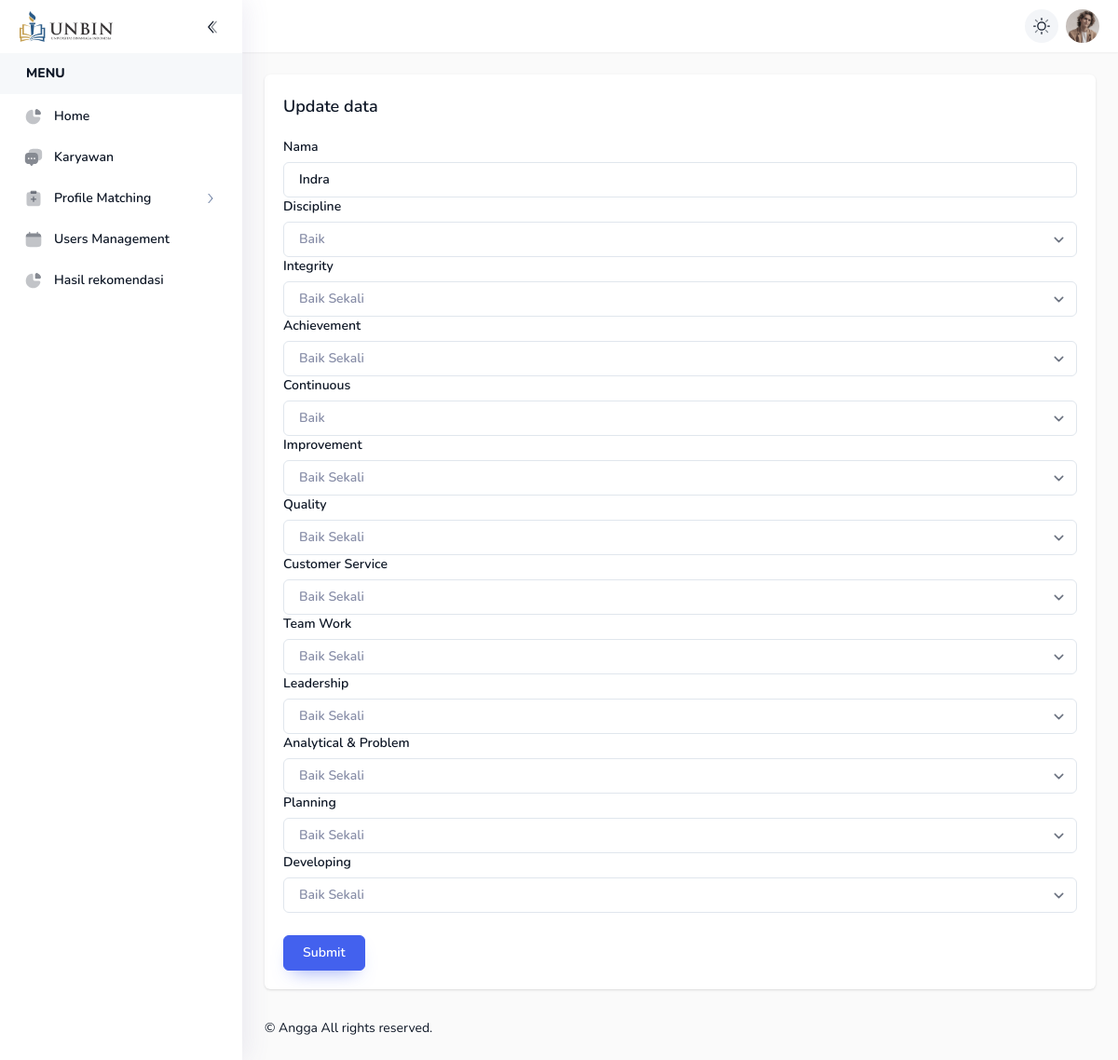
Screenshot of /index.php?pages=update-karyawan&id=1 (signed in) with the database file from the repository.
### tables this page shows
CREATE TABLE `karyawan` (
  `id` int(11) NOT NULL,
  `nama` varchar(100) NOT NULL,
  `Discipline` int(11) DEFAULT NULL,
  `Integrity` int(11) DEFAULT NULL,
  `Achievement` int(11) DEFAULT NULL,
  `Continuous` int(11) DEFAULT NULL,
  `Improvement` int(11) DEFAULT NULL,
  `Quality` int(11) DEFAULT NULL,
  `Customer_Service` int(11) DEFAULT NULL,
  `TeamWork` int(11) DEFAULT NULL,
  `Leadership` int(11) DEFAULT NULL,
  `Analytical_Problem` int(11) DEFAULT NULL,
  `Planning` int(11) DEFAULT NULL,
  `Developing` int(11) DEFAULT NULL
);

CREATE TABLE `kriteria` (
  `id` int(11) NOT NULL,
  `nama` varchar(64) NOT NULL,
  `jenis` enum('cf','sf') NOT NULL,
  `ket` varchar(64) NOT NULL
);

CREATE TABLE `sub_kriteria` (
  `id` int(11) NOT NULL,
  `kriteria_id` int(11) NOT NULL,
  `nama` varchar(68) NOT NULL,
  `nilai` int(11) NOT NULL
);

### include/config.php (called while the page is built, shortened)
<?php
$conn = mysqli_connect('localhost', 'root', '', 'db_pma_angga_3');
function query($query)
{
    global $conn;
    $res = mysqli_query($conn, $query);
    $rows = [];
    while ($row = mysqli_fetch_assoc($res)) {
        $rows[] = $row;
    }
    return $rows;
}
?>

### pages/update-karyawan.php (the view, shortened to what this page needs)
<?php
$q = mysqli_query($conn,"select * from karyawan where id='".$_GET['id']."'");
$data = mysqli_fetch_array($q);
?>
<div class="col-md-12 justify-content-center panel mb-2">
    <div class="mb-5 flex items-center justify-between">
    <h5 class="text-lg font-semibold">Update data</h5>
    </div>
    <form action="" method="post">
    <div>
        <label for="ctnEmail">Nama</label>
        <input id="ctnEmail" type="text" name="nama" value="<?=$data['nama']?>" placeholder="Indra" class="form-input" required />
    </div>
    <?php
        $kriteria = query("select * from kriteria");
        foreach($kriteria as $k):
    ?>
    <div>
        <label for="ctnSelect<?=$k["id"]?>"><?=$k["nama"]?></label>
        <select id="ctnSelect1" name="<?=$k['ket']?>" class="form-select text-white-dark" required>
            <?php
                $q = query("select * from sub_kriteria where kriteria_id = ".$k["id"]);
                foreach($q as $row):
            ?>
            <option value="<?=$row['nilai']?>" <?= $data[$k['ket']]==$row['nilai']?'selected':'' ?>> <?=$row['nama']?></option>
            <?php endforeach?>
        </select>
    </div>
    <?php
        endforeach;
    ?>
    <button type="submit" name="submit" class="btn btn-primary !mt-6">Submit</button>
    </form>
</div>

### rows the page displays
karyawan: nama "Indra"
kriteria: nama "Discipline", Discipline "Baik"
kriteria: nama "Integrity", Integrity "Baik Sekali"
kriteria: nama "Achievement", Achievement "Baik Sekali"
kriteria: nama "Continuous", Continuous "Baik"
kriteria: nama "Improvement", Improvement "Baik Sekali"
kriteria: nama "Quality", Quality "Baik Sekali"
kriteria: nama "Customer Service", Customer_Service "Baik Sekali"
kriteria: nama "Team Work", TeamWork "Baik Sekali"
kriteria: nama "Leadership", Leadership "Baik Sekali"
kriteria: nama "Analytical & Problem", Analytical_Problem "Baik Sekali"
kriteria: nama "Planning", Planning "Baik Sekali"
kriteria: nama "Developing", Developing "Baik Sekali"
